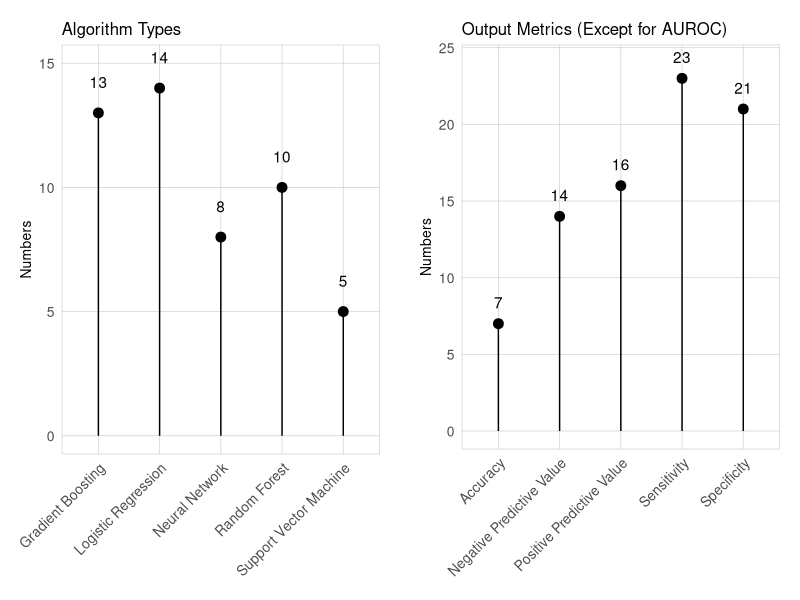

The R source for this figure:
library(ggplot2)
library(dplyr)
library(gridExtra)

algorithms <- data.frame(
  Category = "Algorithm",
  Name = c("Support Vector Machine", "Neural Network", "Random Forest", 
           "Gradient Boosting", "Logistic Regression"),
  Count = c(5, 8, 10, 13, 14)
)

metrics <- data.frame(
  Category = "Metric",
  Name = c("Sensitivity", "Specificity", "Positive Predictive Value", 
           "Negative Predictive Value", "Accuracy"),
  Count = c(23, 21, 16, 14, 7)
)

create_vertical_lollipop_chart <- function(data, category, ascending) {

  data <- if (ascending) {
    data %>% arrange(Count)
  } else {
    data %>% arrange(desc(Count))
  }
  
  ggplot(data, aes(x = Name, y = Count)) +
    geom_segment(aes(xend = Name, yend = 0), color = "black", size = 0.5) +
    geom_point(color = "black", size = 3) +
    geom_text(aes(label = Count, y = Count + max(1, 0.03 * max(Count))), vjust = 0) +
    labs(title = paste(category), x = NULL, y = "Numbers") +
    theme_minimal() +
    theme(panel.grid.major = element_line(size = 0.25, linetype = 'solid', colour = "#D3D3D3"),
          panel.grid.minor = element_blank(),
          panel.border = element_rect(colour = "#D3D3D3", fill=NA, size=0.5),
          plot.title = element_text(size = 12, face = "plain", hjust = 0.0, vjust = 0.5),
          axis.text.x = element_text(angle = 45, hjust = 1, size = 10),
          axis.text.y = element_text(size = 10),
          axis.title.y = element_text(size = 10),
          axis.title.x = element_blank(),
          plot.margin = unit(c(1,1,1,1), "lines"))
}

p1 <- create_vertical_lollipop_chart(algorithms, "Algorithm Types", ascending = TRUE)
p2 <- create_vertical_lollipop_chart(metrics, "Output Metrics (Except for AUROC)", ascending = FALSE)

grid.arrange(p1, p2, ncol = 2)
